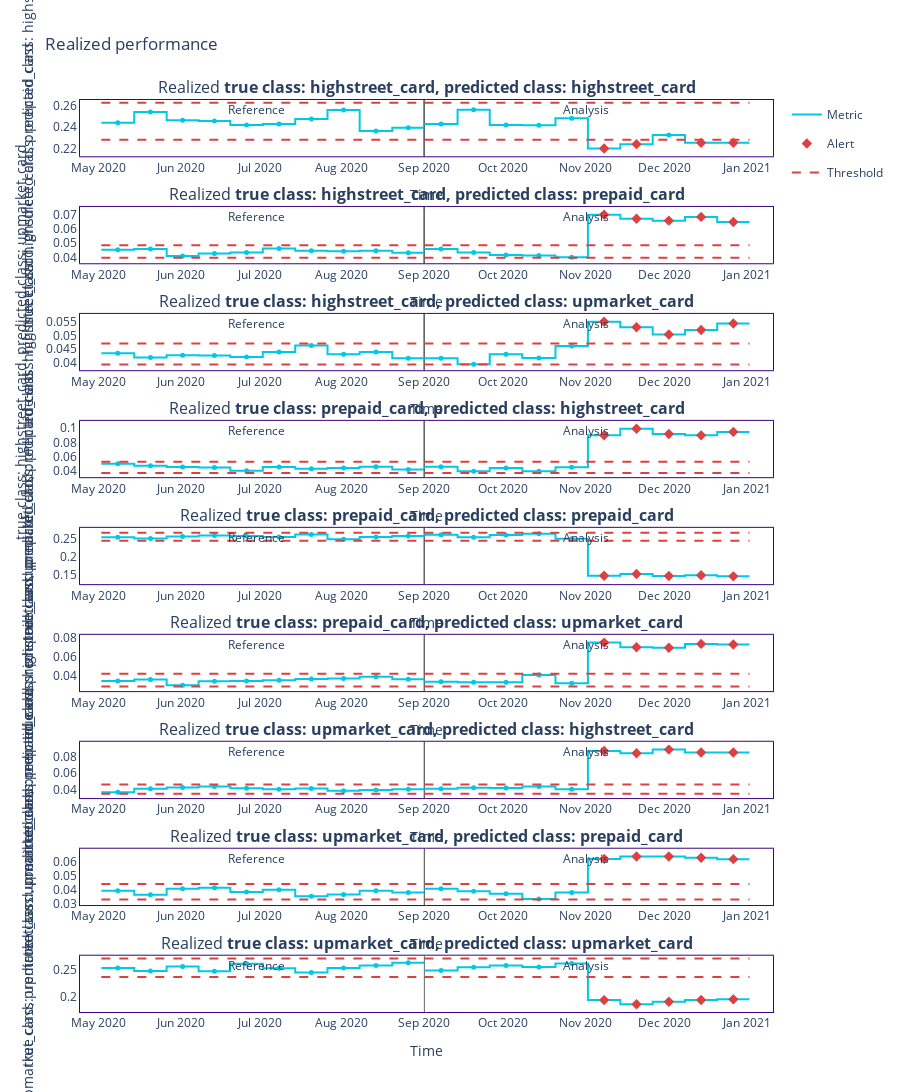

The notebook cell saved with this chart:
### Code cell
figure = results.plot()
figure.show()
